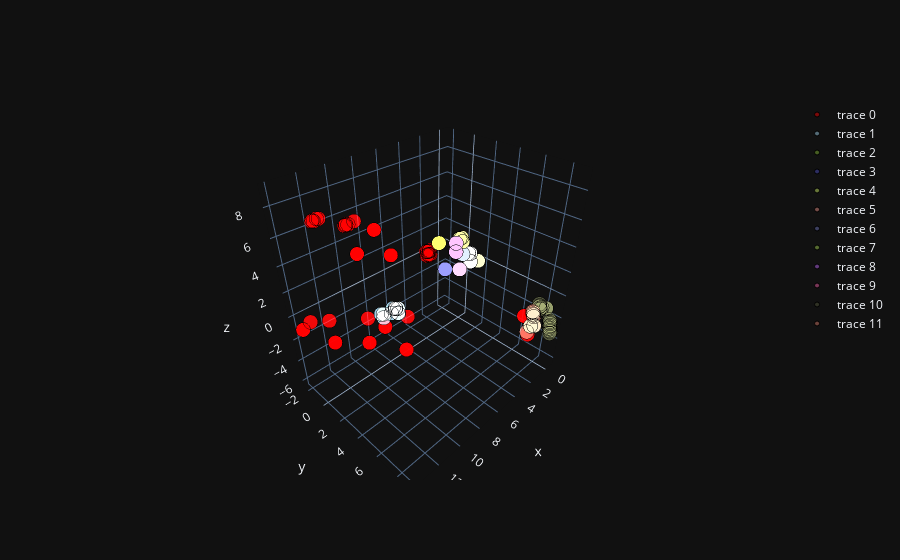

Notebook code for this chart:
### Code cell
# 3D 그래프로 출력 가능하도록 데이터 가공
cluster_result = {}
for i, c in enumerate(y_pred):
    cluster_result.setdefault(c, [])
    cluster_result[c].append(rawpoint[i])

# 3D 데이터 출력
data = []
for idx in range(-1, clusternum +1):
    if idx in cluster_result:
        data.append(gettrace(cluster_result, idx))

iplot(data)
""" 3D Graph 설명
    for loop를 사용해서 -1(noise)부터 설정한 클러스터 개수의 최대값까지 반복문을 사용해서
    gettrace() method를 사용해서 3D graph 반환 받는다."""

### Figure 1 — Plotly figure (JSON) as saved in the notebook; plotly's stock layout.template omitted (floating-point values rounded to 4 significant figures; data arrays with more than 128 entries replaced by an {"elided": "..."} marker saying what was removed)
{"data": [{"marker": {"color": "rgba(255, 0, 0, 0.5)", "line": {"color": "rgb(0,0,0)", "width": 1}, "opacity": 0.9, "size": 5, "symbol": "circle"}, "mode": "markers", "x": [13.95, 13.95, 13.95, 13.95, 13.95, 13.74, 13.74, 13.74, 13.74, 13.74, 13.07, 12.09, 12.09, 12.09, 12.09, 12.09, 11.89, 11.89, 11.89, 11.89, 11.89, 11.8, 11.68, 11.68, 11.68, 11.68, 11.68, 10.23, 10.23, 10.23, 10.23, 10.23, 9.615, 9.615, 9.615, 9.615, 9.615, 9.398, 9.398, 9.398, 9.398, 9.398, 8.974, 8.378, 8.378, 8.378, 8.378, 8.378, 7.781, 7.781, 7.781, 7.781, 7.781, 7.553, 7.553, 7.553, 7.553, 7.553, 6.522, 6.522, 6.522, 6.522, 6.522, 5.707, -0.2577, -0.2577, -0.2577, -0.2577], "y": [2.554, 1.814, 1.913, 2.012, 2.357, -2.18, -2.18, -2.18, -2.18, -2.18, -2.23, 1.962, 2.061, 2.11, 2.899, 2.307, -1.391, -1.391, -1.391, -1.391, -1.391, -1.884, 2.258, 2.258, 2.258, 2.258, 2.258, 2.11, 2.11, 2.11, 2.11, 2.11, 2.751, 2.751, 2.751, 2.751, 2.751, -0.7008, -0.7008, -0.7008, -0.7008, -0.7008, -1.194, 4.527, 4.625, 4.675, 4.773, 4.823, -0.7008, -0.7008, -0.7008, -0.7008, -0.7008, 3.738, 3.787, 3.886, 3.935, 4.034, 0.2362, 0.2362, 0.2362, 0.2362, 0.2362, -0.4049, 7.042, 6.499, 6.499, 6.499], "z": [8.963, 8.556, 8.624, 8.624, 8.895, -1.221, -1.221, -1.221, -1.221, -1.221, -0.949, 7.673, 7.741, 7.809, 8.284, 7.877, -3.054, -3.054, -3.054, -3.054, -3.054, -1.356, 5.84, 5.84, 5.84, 5.84, 5.84, 6.791, 6.791, 6.791, 6.791, 6.791, 5.093, 5.093, 5.093, 5.093, 5.093, -4.208, -4.208, -4.208, -4.208, -4.208, -2.375, 5.569, 5.637, 5.637, 5.704, 5.772, -3.597, -3.597, -3.597, -3.597, -3.597, 4.618, 4.686, 4.754, 4.754, 4.822, -6.177, -6.177, -6.177, -6.177, -6.177, -3.597, -4.547, -2.986, -2.986, -2.986], "type": "scatter3d"}, {"marker": {"color": "rgba(166, 217, 242, 0.5)", "line": {"color": "rgb(0,0,0)", "width": 1}, "opacity": 0.9, "size": 5, "symbol": "circle"}, "mode": "markers", "x": [7.704, 7.821, 7.633, 6.991, 6.754, 6.569, 6.521, 6.421, 6.383, 6.336, 6.336], "y": [-0.8981, -1.046, -0.9967, -0.8488, -0.8981, -0.8488, -0.8488, -0.7008, -0.7008, -0.7995, -0.7995], "z": [-2.85, -2.511, -2.578, -2.782, -2.443, -2.511, -2.578, -2.986, -3.054, -2.646, -2.646], "type": "scatter3d"}, {"marker": {"color": "rgba(136, 186, 56, 0.5)", "line": {"color": "rgb(0,0,0)", "width": 1}, "opacity": 0.9, "size": 5, "symbol": "circle"}, "mode": "markers", "x": {"elided": "335 float values"}, "y": {"elided": "335 float values"}, "z": {"elided": "335 float values"}, "type": "scatter3d"}, {"marker": {"color": "rgba(78, 79, 195, 0.5)", "line": {"color": "rgb(0,0,0)", "width": 1}, "opacity": 0.9, "size": 5, "symbol": "circle"}, "mode": "markers", "x": {"elided": "820 float values"}, "y": {"elided": "820 float values"}, "z": {"elided": "820 float values"}, "type": "scatter3d"}, {"marker": {"color": "rgba(210, 244, 105, 0.5)", "line": {"color": "rgb(0,0,0)", "width": 1}, "opacity": 0.9, "size": 5, "symbol": "circle"}, "mode": "markers", "x": {"elided": "704 float values"}, "y": {"elided": "704 float values"}, "z": {"elided": "704 float values"}, "type": "scatter3d"}, {"marker": {"color": "rgba(240, 152, 140, 0.5)", "line": {"color": "rgb(0,0,0)", "width": 1}, "opacity": 0.9, "size": 5, "symbol": "circle"}, "mode": "markers", "x": {"elided": "2651 float values"}, "y": {"elided": "2651 float values"}, "z": {"elided": "2651 float values"}, "type": "scatter3d"}, {"marker": {"color": "rgba(113, 120, 190, 0.5)", "line": {"color": "rgb(0,0,0)", "width": 1}, "opacity": 0.9, "size": 5, "symbol": "circle"}, "mode": "markers", "x": {"elided": "280 float values"}, "y": {"elided": "280 float values"}, "z": {"elided": "280 float values"}, "type": "scatter3d"}, {"marker": {"color": "rgba(168, 215, 85, 0.5)", "line": {"color": "rgb(0,0,0)", "width": 1}, "opacity": 0.9, "size": 5, "symbol": "circle"}, "mode": "markers", "x": {"elided": "2020 float values"}, "y": {"elided": "2020 float values"}, "z": {"elided": "2020 float values"}, "type": "scatter3d"}, {"marker": {"color": "rgba(195, 110, 254, 0.5)", "line": {"color": "rgb(0,0,0)", "width": 1}, "opacity": 0.9, "size": 5, "symbol": "circle"}, "mode": "markers", "x": {"elided": "1035 float values"}, "y": {"elided": "1035 float values"}, "z": {"elided": "1035 float values"}, "type": "scatter3d"}, {"marker": {"color": "rgba(245, 99, 169, 0.5)", "line": {"color": "rgb(0,0,0)", "width": 1}, "opacity": 0.9, "size": 5, "symbol": "circle"}, "mode": "markers", "x": {"elided": "2035 float values"}, "y": {"elided": "2035 float values"}, "z": {"elided": "2035 float values"}, "type": "scatter3d"}, {"marker": {"color": "rgba(83, 87, 59, 0.5)", "line": {"color": "rgb(0,0,0)", "width": 1}, "opacity": 0.9, "size": 5, "symbol": "circle"}, "mode": "markers", "x": [-0.2549, -0.2549, -0.2549, -0.2549, -0.2549, -0.2564, -0.2564, -0.2564, -0.2564, -0.2564, -0.2567, -0.2567, -0.2567, -0.2567, -0.2567, -0.2572, -0.2572, -0.2572, -0.2572, -0.2572, -0.2586, -0.2586, -0.2586, -0.2586, -0.2586], "y": [8.916, 8.867, 8.817, 8.768, 8.768, 7.782, 7.732, 7.683, 7.683, 7.634, 8.817, 8.768, 8.719, 8.719, 8.669, 8.867, 8.226, 8.226, 8.226, 8.226, 7.88, 7.88, 7.88, 7.88, 7.88], "z": [-3.122, -3.054, -2.918, -2.85, -2.714, -1.628, -1.56, -1.424, -1.356, -1.221, -2.578, -2.443, -2.375, -2.239, -2.103, -3.325, -1.288, -1.288, -1.288, -1.288, -1.424, -1.424, -1.424, -1.424, -1.424], "type": "scatter3d"}, {"marker": {"color": "rgba(218, 125, 107, 0.5)", "line": {"color": "rgb(0,0,0)", "width": 1}, "opacity": 0.9, "size": 5, "symbol": "circle"}, "mode": "markers", "x": [-0.2555, -0.2555, -0.2555, -0.2555, -0.2555, -0.2559, -0.2559, -0.2559, -0.2559, -0.2559, -0.2577, -0.2582, -0.2582, -0.2582, -0.2582, -0.2582], "y": [7.19, 7.19, 7.19, 7.19, 7.19, 7.486, 7.486, 7.486, 7.486, 7.486, 6.943, 7.338, 7.288, 7.239, 7.239, 7.19], "z": [-3.597, -3.597, -3.597, -3.597, -3.597, -3.393, -3.393, -3.393, -3.393, -3.393, -4.344, -2.578, -2.443, -2.375, -2.239, -2.171], "type": "scatter3d"}], "layout": {}}
